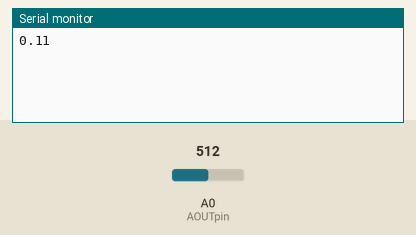
Simulated run of this sketch. Board: Arduino Uno, built with avr-gcc and run on an emulated ATmega328P. Shown: the last lines printed to the serial monitor. The test bench sets the inputs (shaded band); at power-on: A0 (AOUTpin) = 512.

Above: at 1.3 s.
1.4 s: A0 (AOUTpin) set to 716
At 6.2 s:
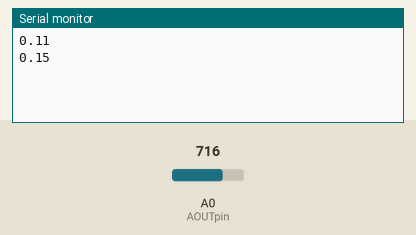
7.4 s: A0 (AOUTpin) set to 900
At 11.2 s:
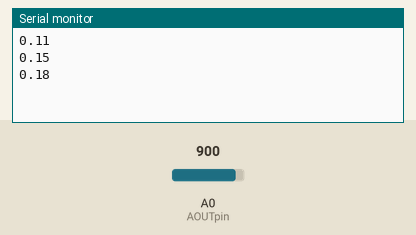
Timing chart, 0 to 12.7 s (numbered marks = the images above; inputs shaded):
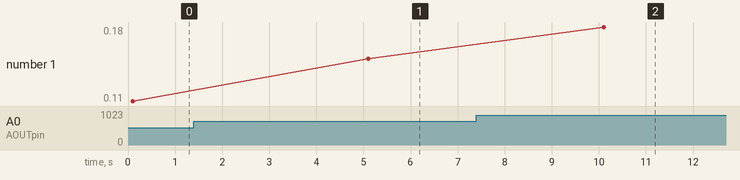

The sketch:

Alcohol_Sensor.ino
```cpp
const int AOUTpin=0;
int value;
int c=1;
float x,y;
void setup() {
  // put your setup code here, to run once:
  Serial.begin(19200);
  pinMode(AOUTpin,INPUT);
  delay(100);
}

void loop() {
  // put your main code here, to run repeatedly:
  value=analogRead(AOUTpin);
  x=((value*0.21)/1023);
  Serial.println(x);
  delay(5000);
}
```

Measured:
- after the input at 1.4 s, the serial monitor: prints a new line after 3.7 s (image 1)
- after the input at 7.4 s, the serial monitor: prints a new line after 2.7 s (image 2)
- plotted number 1: 0.11 → 0.15 after the input at 1.4 s, 0.15 → 0.18 after the input at 7.4 s
